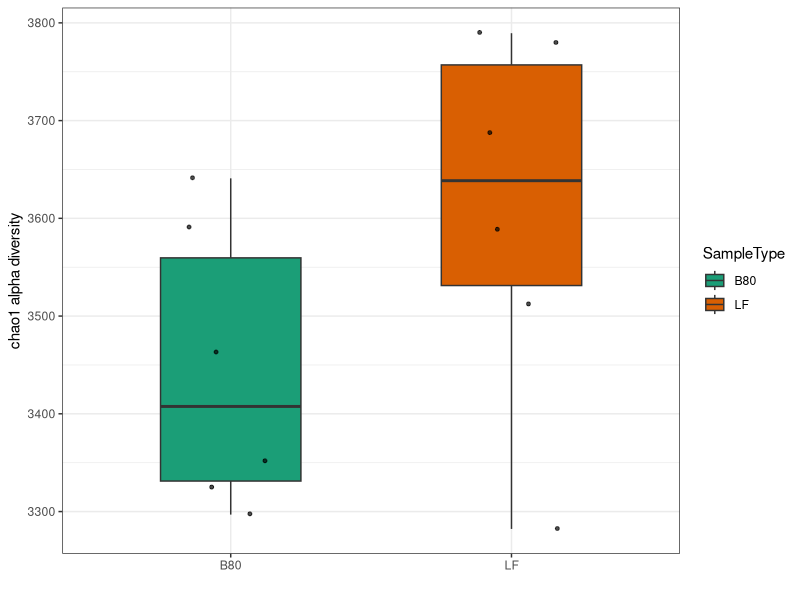
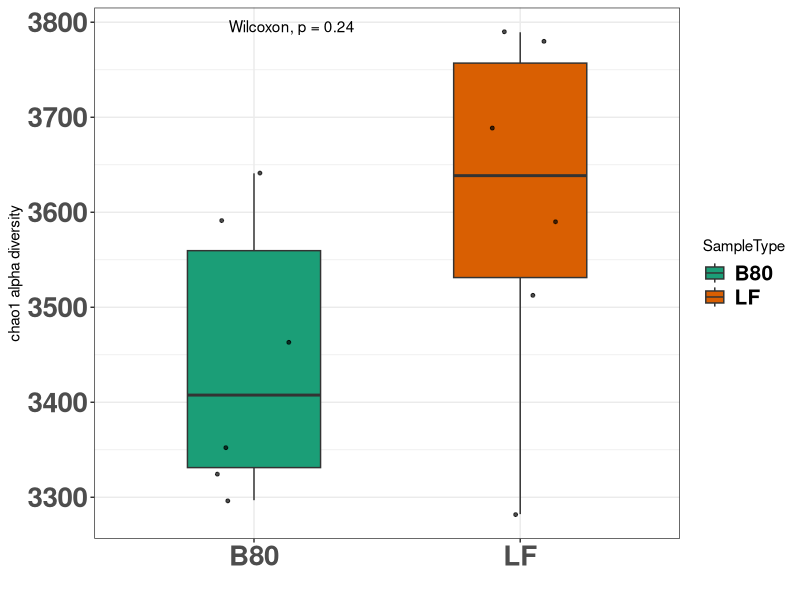
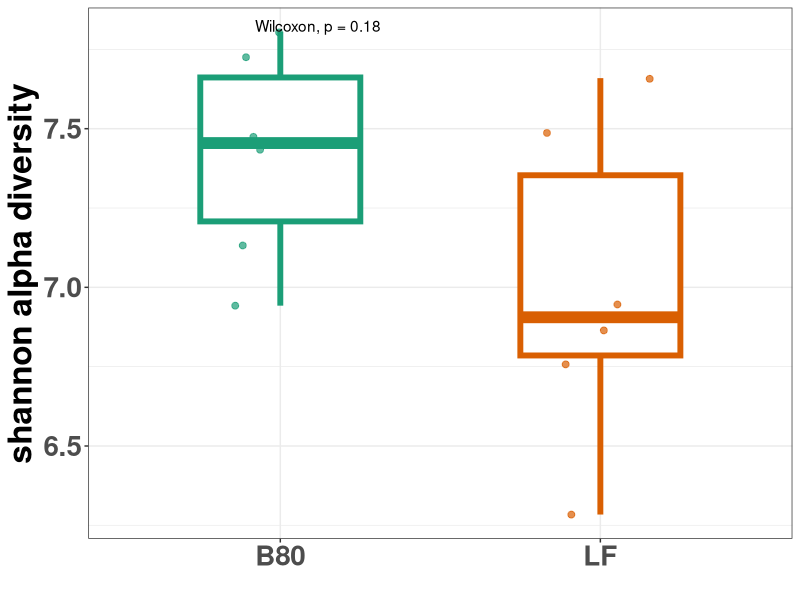
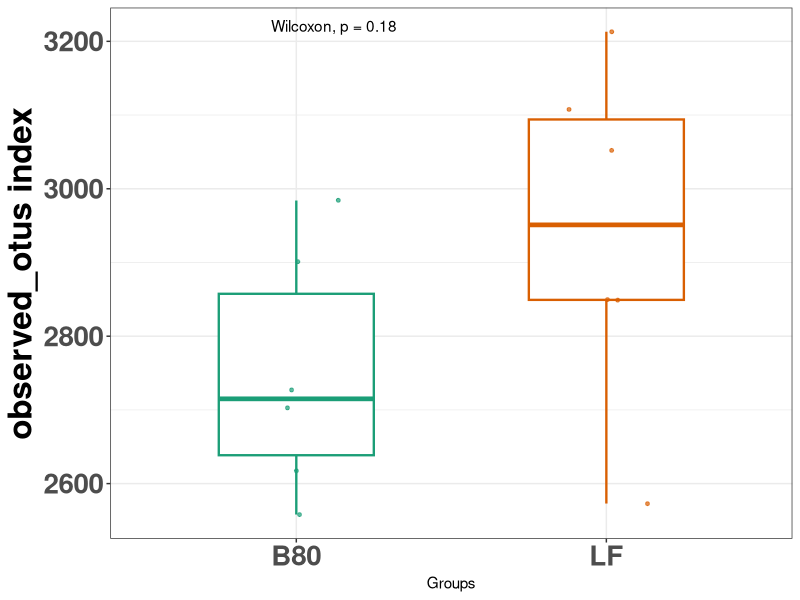
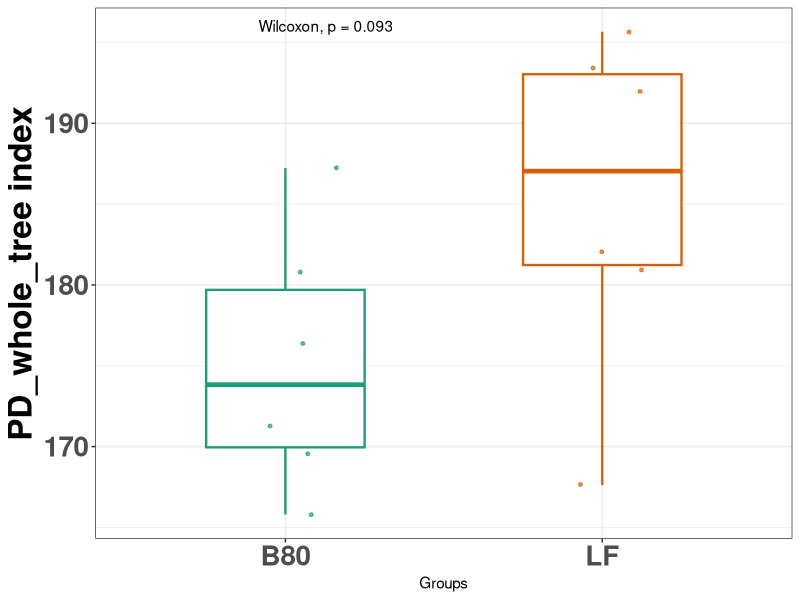
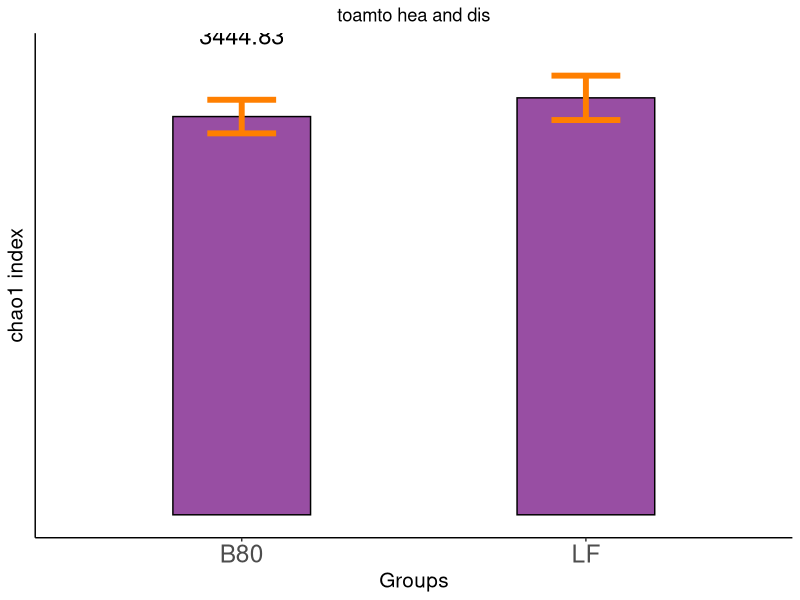

Recreate these plots in R, in order.
#清空内存
rm(list=ls()) 
library("ggplot2") 
library("ggpubr") 
# 读入实验设计和Alpha多样性值
design = read.table("map_HG_kangbing_R.txt", header=T, row.names= 1, sep="\t") 
head(design, n=12L)
#QIIME
alpha = read.table("./alpha.txt", header=T, row.names= 1, sep="\t")
head(alpha)
#合并alpha多样性数值和mapping文件
index = merge(alpha, design,by="row.names",all=F)
head(index)

#定义颜色
mi=c("#1B9E77" ,"#D95F02", "#7570B3","#E7298A")
# 绘图代码、预览、保存PDF
p<-ggplot(index, aes(x=SampleType, y=chao1))+
  geom_boxplot(alpha=1, outlier.size=1, size=0.5, width=0.5,notchwidth=0.5,aes(fill=SampleType)) +  
  geom_jitter( position=position_jitter(0.17), size=1, alpha=0.7)+
  labs(x="", y="chao1 alpha diversity")+
  theme_bw()+
  scale_fill_manual(values = mi)+
  #labs(title = "toamto hea and dis")+
  guides(color=guide_legend(title = NULL),shape=guide_legend(title = NULL))
p
p = p+stat_compare_means()+
  theme(axis.text = element_text(size = 20,face = "bold"),
        legend.text = element_text(size = 15,face = "bold")
  )
p
ggsave("./chao1_alpha.pdf", p, width = 10, height = 6)

#显著性检验
#compare_means(chao1~SampleType, data = index, method = "t.test")
alpha_wilcox.test = compare_means(chao1~SampleType, data = index, method = "wilcox.test")


write.table(alpha_wilcox.test,"chao1_alpha_wilcox.test.txt",row.names = T,
            col.names = T,sep = "\t")



p<-ggplot(index, aes(x=SampleType, y=shannon, color=SampleType))+
  geom_boxplot(alpha=1, outlier.size=2, size=2, width=0.5,notchwidth=1, fill="transparent") +  
  geom_jitter( position=position_jitter(0.17), size=2, alpha=0.7)+
  labs(x="", y="shannon alpha diversity")+
  theme_bw()+scale_colour_manual(values = mi)+
  #labs(title = "toamto hea and dis")+
  guides(color=guide_legend(title = NULL),shape=guide_legend(title = NULL))

p+stat_compare_means()+theme_bw()+
  theme(
    axis.text = element_text(size = 20,face = "bold"),
    legend.text = element_text(size = 15,face = "bold"),
    legend.position="none",
    axis.title.y =element_text(size = 24,face = "bold")
    
  )
ggsave("./shannon_alpha.pdf", p, width = 10, height = 6)

#显著性检验
alpha_wilcox.test = compare_means(shannon~SampleType, data = index, method = "wilcox.test")

write.table(alpha_wilcox.test,"shannon_alpha_wilcox.test.txt",row.names = T,
            col.names = T,sep = "\t")
#################

p<-ggplot(index, aes(x=SampleType, y=observed_otus, color=SampleType))+
  geom_boxplot(alpha=1, outlier.size=0.5, size=0.8, width=0.5, fill="transparent") +  
  geom_jitter( position=position_jitter(0.17), size=1, alpha=0.7)+
  labs(x="Groups", y="observed_otus index")+
  theme_classic()+scale_colour_manual(values = mi)+
  #labs(title = "toamto hea and dis")+
  guides(color=guide_legend(title = NULL),shape=guide_legend(title = NULL))+
  theme(plot.title = element_text(hjust = 0.5))
p+stat_compare_means()+theme_bw()+
  theme(
    axis.text = element_text(size = 20,face = "bold"),
    legend.text = element_text(size = 15,face = "bold"),
    legend.position="none",
    axis.title.y =element_text(size = 24,face = "bold")
    
  )

ggsave("./observed_otus_alpha.pdf", p, width = 10, height = 6)

#显著性检验
alpha_wilcox.test = compare_means(observed_otus~SampleType, data = index, method = "wilcox.test")

write.table(alpha_wilcox.test,"observed_otus_alpha_wilcox.test.txt",row.names = T,
            col.names = T,sep = "\t")



###################
p<-ggplot(index, aes(x=SampleType, y=PD_whole_tree, color=SampleType))+
  geom_boxplot(alpha=1, outlier.size=0.5, size=0.8, width=0.5, fill="transparent") +  
  geom_jitter( position=position_jitter(0.17), size=1, alpha=0.7)+
  labs(x="Groups", y="PD_whole_tree index")+
  theme_classic()+scale_colour_manual(values = mi)+
  #labs(title = "toamto hea and dis")+
  guides(color=guide_legend(title = NULL),shape=guide_legend(title = NULL))+
  theme(plot.title = element_text(hjust = 0.5))
#显著性检验
p+stat_compare_means()+theme_bw()+
  theme(
    axis.text = element_text(size = 20,face = "bold"),
    legend.text = element_text(size = 15,face = "bold"),
    legend.position="none",
    axis.title.y =element_text(size = 24,face = "bold")
    
  )

ggsave("./PD_whole_tree_alpha.pdf", p, width = 10, height = 6)

#显著性检验
alpha_wilcox.test = compare_means(PD_whole_tree ~ SampleType, data = index, method = "wilcox.test")

write.table(alpha_wilcox.test,"PD_whole_tree_alpha_wilcox.test.txt",row.names = T,
            col.names = T,sep = "\t")

#
###当样品重复较少的时候，alpha多样性分析做做柱状图比较好看############
library("ggplot2") 
library("ggpubr") 
library(dplyr)
#首先按照分组求其均值和标准差
# 按照Species分组，计算Sepal.Length的平均值和标准差
iris_groups<- group_by(index, SampleType)
df_summarise<- summarise(iris_groups, mean(chao1), sd(chao1))
# dplyr的计算是以tbl格式返回的，我们可以转成dataframe, 当然这步没必要，但是为了方便显示：
df_summarise<- as.data.frame(df_summarise)
colnames(df_summarise)=c("fenzu","chao1","sd")
df_summarise$chao1=round(df_summarise$chao1,2)
head(df_summarise)

p=ggplot(df_summarise, aes(x = fenzu, y = chao1)) + 
  geom_bar(stat = "identity", width = 0.4,position = "dodge",colour="black",fill="#984EA3")+ 
  geom_errorbar(aes(ymin=chao1-sd,ymax=chao1+sd),colour="#FF7F00",width=0.2,size=2)+
  geom_text(aes(label = chao1, vjust = -4, hjust = 0.5),size=6) +   ## 显示柱条上的数字
  ylim(0, max(df_summarise$chao1)*1.1)+
  labs(x="Groups", y="chao1 index")+
  theme_classic()+
  labs(title = "toamto hea and dis")+
  guides(color=guide_legend(title = NULL),shape=guide_legend(title = NULL))+
  theme(plot.title = element_text(hjust = 0.5),axis.title = element_text(size = 15),axis.text.x  = element_text(size = rel(2)),axis.ticks.y = element_blank(),axis.text.y = element_blank())
p

ggsave("./chao1_alpha_barplot.pdf", p, width = 10, height = 10)

#写一个循环同时将全部的alpha多样性指标出图
#但是aes_string只能解决ggplot的出图问题，但是在很多的函数使用字符串未加引号，需要转化
head(index)
i =3

for (i in 2:6) {
  name_i <- colnames(index[i])
  p<-ggplot(index, aes_string(x="SampleType", y=name_i))+
    geom_boxplot(alpha=1, outlier.size=1, size=0.5, width=0.5,notchwidth=0.5,aes(fill=SampleType)) +  
    geom_jitter( position=position_jitter(0.17), size=1, alpha=0.7)+
    labs(x="", y="chao1 alpha diversity")+
    theme_bw()+
    scale_fill_manual(values = mi)+
    #labs(title = "toamto hea and dis")+
    guides(color=guide_legend(title = NULL),shape=guide_legend(title = NULL))
  
  p = p+stat_compare_means()+
    theme(axis.text = element_text(size = 20,face = "bold"),
          legend.text = element_text(size = 15,face = "bold")
    )

  FileName <- paste(name_i,"_boxport", ".pdf", sep = "")
  ggsave(FileName, p, width = 10, height = 10)
  
  
}

